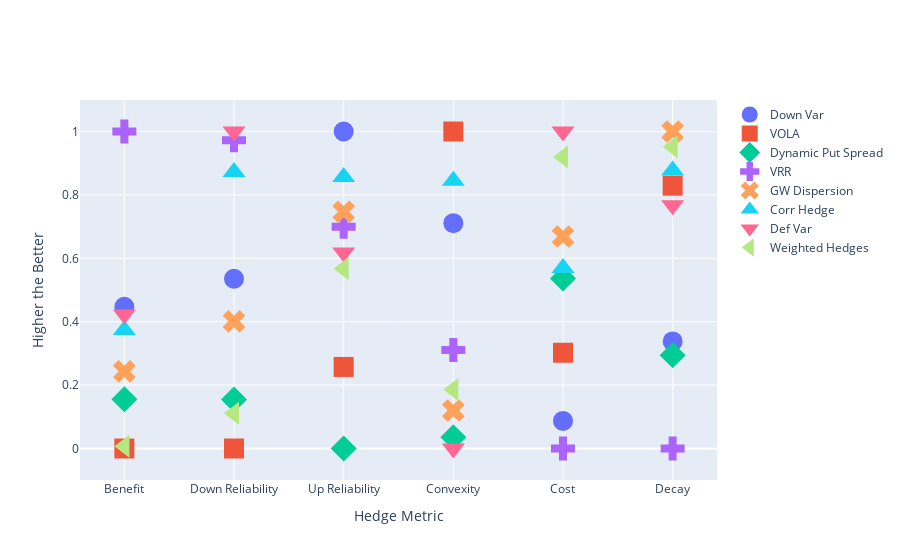

The notebook cell saved with this chart:
### Markdown cell above
## Graph Normalized Data and Ranking Each Strategy

### Code cell
index = list(df_normal.index)

fig = go.Figure()
#loops through eaach column and plots each metric for the given strategy
for col in df_normal.columns:
    fig.add_trace(go.Scatter(
        x=index,
        y=df_normal[col],
        marker=dict(size = 20),
        marker_symbol = symbols[col],
        mode= "markers",
        name=col
        ))
fig.update_layout(title="",
                xaxis_title="Hedge Metric",
                yaxis_title="Higher the Better")
fig.show()

### Figure 1 — Plotly figure (JSON) as saved in the notebook; plotly's stock layout.template omitted (floating-point values rounded to 4 significant figures)
{"data": [{"marker": {"size": 20, "symbol": [0]}, "mode": "markers", "name": "Down Var", "type": "scatter", "x": ["Benefit", "Down Reliability", "Up Reliability", "Convexity", "Cost", "Decay"], "y": [0.4472, 0.5354, 1, 0.7107, 0.08694, 0.3377]}, {"marker": {"size": 20, "symbol": [1]}, "mode": "markers", "name": "VOLA", "type": "scatter", "x": ["Benefit", "Down Reliability", "Up Reliability", "Convexity", "Cost", "Decay"], "y": [0, 0, 0.2573, 1.0, 0.3021, 0.8289]}, {"marker": {"size": 20, "symbol": [2]}, "mode": "markers", "name": "Dynamic Put Spread", "type": "scatter", "x": ["Benefit", "Down Reliability", "Up Reliability", "Convexity", "Cost", "Decay"], "y": [0.1553, 0.1543, 0, 0.03571, 0.536, 0.2939]}, {"marker": {"size": 20, "symbol": [3]}, "mode": "markers", "name": "VRR", "type": "scatter", "x": ["Benefit", "Down Reliability", "Up Reliability", "Convexity", "Cost", "Decay"], "y": [1, 0.9725, 0.6996, 0.3107, 0, 0]}, {"marker": {"size": 20, "symbol": [4]}, "mode": "markers", "name": "GW Dispersion", "type": "scatter", "x": ["Benefit", "Down Reliability", "Up Reliability", "Convexity", "Cost", "Decay"], "y": [0.2432, 0.4011, 0.7468, 0.1198, 0.6687, 1]}, {"marker": {"size": 20, "symbol": [5]}, "mode": "markers", "name": "Corr Hedge", "type": "scatter", "x": ["Benefit", "Down Reliability", "Up Reliability", "Convexity", "Cost", "Decay"], "y": [0.374, 0.8722, 0.8568, 0.8444, 0.5696, 0.8772]}, {"marker": {"size": 20, "symbol": [6]}, "mode": "markers", "name": "Def Var", "type": "scatter", "x": ["Benefit", "Down Reliability", "Up Reliability", "Convexity", "Cost", "Decay"], "y": [0.4227, 1.0, 0.6185, 0, 1.0, 0.7675]}, {"marker": {"size": 20, "symbol": [7]}, "mode": "markers", "name": "Weighted Hedges", "type": "scatter", "x": ["Benefit", "Down Reliability", "Up Reliability", "Convexity", "Cost", "Decay"], "y": [0.007034, 0.1112, 0.5673, 0.186, 0.9198, 0.9518]}], "layout": {"title": {"text": ""}, "xaxis": {"title": {"text": "Hedge Metric"}}, "yaxis": {"title": {"text": "Higher the Better"}}}}
